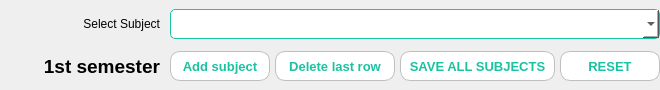
       <widget class="QFrame" name="frame_7">
        <property name="minimumSize">
         <size>
          <width>0</width>
          <height>90</height>
         </size>
        </property>
        <property name="maximumSize">
         <size>
          <width>16777215</width>
          <height>90</height>
         </size>
        </property>
        <property name="styleSheet">
         <string notr="true">QFrame{
border:none;
}</string>
        </property>
        <property name="frameShape">
         <enum>QFrame::StyledPanel</enum>
        </property>
        <property name="frameShadow">
         <enum>QFrame::Raised</enum>
        </property>
        <layout class="QHBoxLayout" name="horizontalLayout_4">
         <property name="spacing">
          <number>0</number>
         </property>
         <property name="leftMargin">
          <number>0</number>
         </property>
         <property name="topMargin">
          <number>0</number>
         </property>
         <property name="rightMargin">
          <number>0</number>
         </property>
         <property name="bottomMargin">
          <number>0</number>
         </property>
         <item>
          <widget class="QFrame" name="frame_8">
           <property name="minimumSize">
            <size>
             <width>170</width>
             <height>0</height>
            </size>
           </property>
           <property name="maximumSize">
            <size>
             <width>170</width>
             <height>16777215</height>
            </size>
           </property>
           <property name="frameShape">
            <enum>QFrame::StyledPanel</enum>
           </property>
           <property name="frameShadow">
            <enum>QFrame::Raised</enum>
           </property>
           <layout class="QVBoxLayout" name="verticalLayout_5">
            <property name="leftMargin">
             <number>0</number>
            </property>
            <property name="topMargin">
             <number>6</number>
            </property>
            <property name="rightMargin">
             <number>10</number>
            </property>
            <property name="bottomMargin">
             <number>6</number>
            </property>
            <item>
             <widget class="QLabel" name="label_4">
              <property name="font">
               <font>
                <pointsize>9</pointsize>
                <bold>false</bold>
               </font>
              </property>
              <property name="text">
               <string>Select Subject</string>
              </property>
              <property name="alignment">
               <set>Qt::AlignRight|Qt::AlignTrailing|Qt::AlignVCenter</set>
              </property>
             </widget>
            </item>
            <item>
             <widget class="QLabel" name="semLabel">
              <property name="font">
               <font>
                <pointsize>14</pointsize>
                <bold>true</bold>
               </font>
              </property>
              <property name="text">
               <string>1st semester</string>
              </property>
              <property name="alignment">
               <set>Qt::AlignRight|Qt::AlignTrailing|Qt::AlignVCenter</set>
              </property>
             </widget>
            </item>
           </layout>
          </widget>
         </item>
         <item>
          <widget class="QFrame" name="frame_9">
           <property name="styleSheet">
            <string notr="true"/>
           </property>
           <property name="frameShape">
            <enum>QFrame::StyledPanel</enum>
           </property>
           <property name="frameShadow">
            <enum>QFrame::Raised</enum>
           </property>
           <layout class="QVBoxLayout" name="verticalLayout_4">
            <property name="spacing">
             <number>3</number>
            </property>
            <property name="leftMargin">
             <number>0</number>
            </property>
            <property name="topMargin">
             <number>0</number>
            </property>
            <property name="rightMargin">
             <number>0</number>
            </property>
            <property name="bottomMargin">
             <number>0</number>
            </property>
            <item>
             <widget class="QComboBox" name="subjectCombo">
              <property name="minimumSize">
               <size>
                <width>0</width>
                <height>30</height>
               </size>
              </property>
              <property name="maximumSize">
               <size>
                <width>16777215</width>
                <height>30</height>
               </size>
              </property>
              <property name="styleSheet">
               <string notr="true">QComboBox{
border-radius: 5px;
border: 1px solid rgb(26, 194, 161);
	background-color: rgb(255, 255, 255);
}</string>
              </property>
             </widget>
            </item>
            <item>
             <widget class="QFrame" name="frame_10">
              <property name="minimumSize">
               <size>
                <width>0</width>
                <height>30</height>
               </size>
              </property>
              <property name="maximumSize">
               <size>
                <width>16777215</width>
                <height>30</height>
               </size>
              </property>
              <property name="cursor">
               <cursorShape>ArrowCursor</cursorShape>
              </property>
              <property name="styleSheet">
               <string notr="true">QPushButton{
	color: rgb(26, 194, 161);
	border-radius: 10px;
	border: 1px solid rgb(191, 191, 191);
	background-color: rgb(255, 255, 255);
}
QPushButton:hover{
	background-color: rgb(222, 222, 222);
	border: none;
}
QPushButton:focus{
background-color: rgb(26, 194, 161);
	color: rgb(255, 255, 255);
 	border-radius: 10px;
}</string>
              </property>
              <property name="frameShape">
               <enum>QFrame::StyledPanel</enum>
              </property>
              <property name="frameShadow">
               <enum>QFrame::Raised</enum>
              </property>
              <layout class="QHBoxLayout" name="horizontalLayout_5">
               <property name="spacing">
                <number>5</number>
               </property>
               <property name="leftMargin">
                <number>0</number>
               </property>
               <property name="topMargin">
                <number>0</number>
               </property>
               <property name="rightMargin">
                <number>0</number>
               </property>
               <property name="bottomMargin">
                <number>0</number>
               </property>
               <item>
                <widget class="QPushButton" name="addSubBtn">
                 <property name="minimumSize">
                  <size>
                   <width>100</width>
                   <height>30</height>
                  </size>
                 </property>
                 <property name="maximumSize">
                  <size>
                   <width>100</width>
                   <height>16777215</height>
                  </size>
                 </property>
                 <property name="font">
                  <font>
                   <pointsize>10</pointsize>
                   <bold>true</bold>
                  </font>
                 </property>
                 <property name="cursor">
                  <cursorShape>PointingHandCursor</cursorShape>
                 </property>
                 <property name="styleSheet">
                  <string notr="true"/>
                 </property>
                 <property name="text">
                  <string>Add subject</string>
                 </property>
                </widget>
               </item>
               <item>
                <widget class="QPushButton" name="delRowBtn">
                 <property name="minimumSize">
                  <size>
                   <width>120</width>
                   <height>30</height>
                  </size>
                 </property>
                 <property name="maximumSize">
                  <size>
                   <width>120</width>
                   <height>16777215</height>
                  </size>
                 </property>
                 <property name="font">
                  <font>
                   <pointsize>10</pointsize>
                   <bold>true</bold>
                  </font>
                 </property>
                 <property name="cursor">
                  <cursorShape>PointingHandCursor</cursorShape>
                 </property>
                 <property name="styleSheet">
                  <string notr="true"/>
                 </property>
                 <property name="text">
                  <string>Delete last row</string>
                 </property>
                </widget>
               </item>
               <item>
                <widget class="QPushButton" name="saveSubBtn">
                 <property name="minimumSize">
                  <size>
                   <width>155</width>
                   <height>30</height>
                  </size>
                 </property>
                 <property name="maximumSize">
                  <size>
                   <width>155</width>
                   <height>16777215</height>
                  </size>
                 </property>
                 <property name="font">
                  <font>
                   <pointsize>10</pointsize>
                   <bold>true</bold>
                  </font>
                 </property>
                 <property name="cursor">
                  <cursorShape>PointingHandCursor</cursorShape>
                 </property>
                 <property name="styleSheet">
                  <string notr="true"/>
                 </property>
                 <property name="text">
                  <string>SAVE ALL SUBJECTS</string>
                 </property>
                </widget>
               </item>
               <item>
                <widget class="QPushButton" name="resetBtn">
                 <property name="minimumSize">
                  <size>
                   <width>100</width>
                   <height>30</height>
                  </size>
                 </property>
                 <property name="maximumSize">
                  <size>
                   <width>100</width>
                   <height>16777215</height>
                  </size>
                 </property>
                 <property name="font">
                  <font>
                   <pointsize>10</pointsize>
                   <bold>true</bold>
                  </font>
                 </property>
                 <property name="cursor">
                  <cursorShape>PointingHandCursor</cursorShape>
                 </property>
                 <property name="styleSheet">
                  <string notr="true"/>
                 </property>
                 <property name="text">
                  <string>RESET</string>
                 </property>
                </widget>
               </item>
              </layout>
             </widget>
            </item>
           </layout>
          </widget>
         </item>
        </layout>
       </widget>
